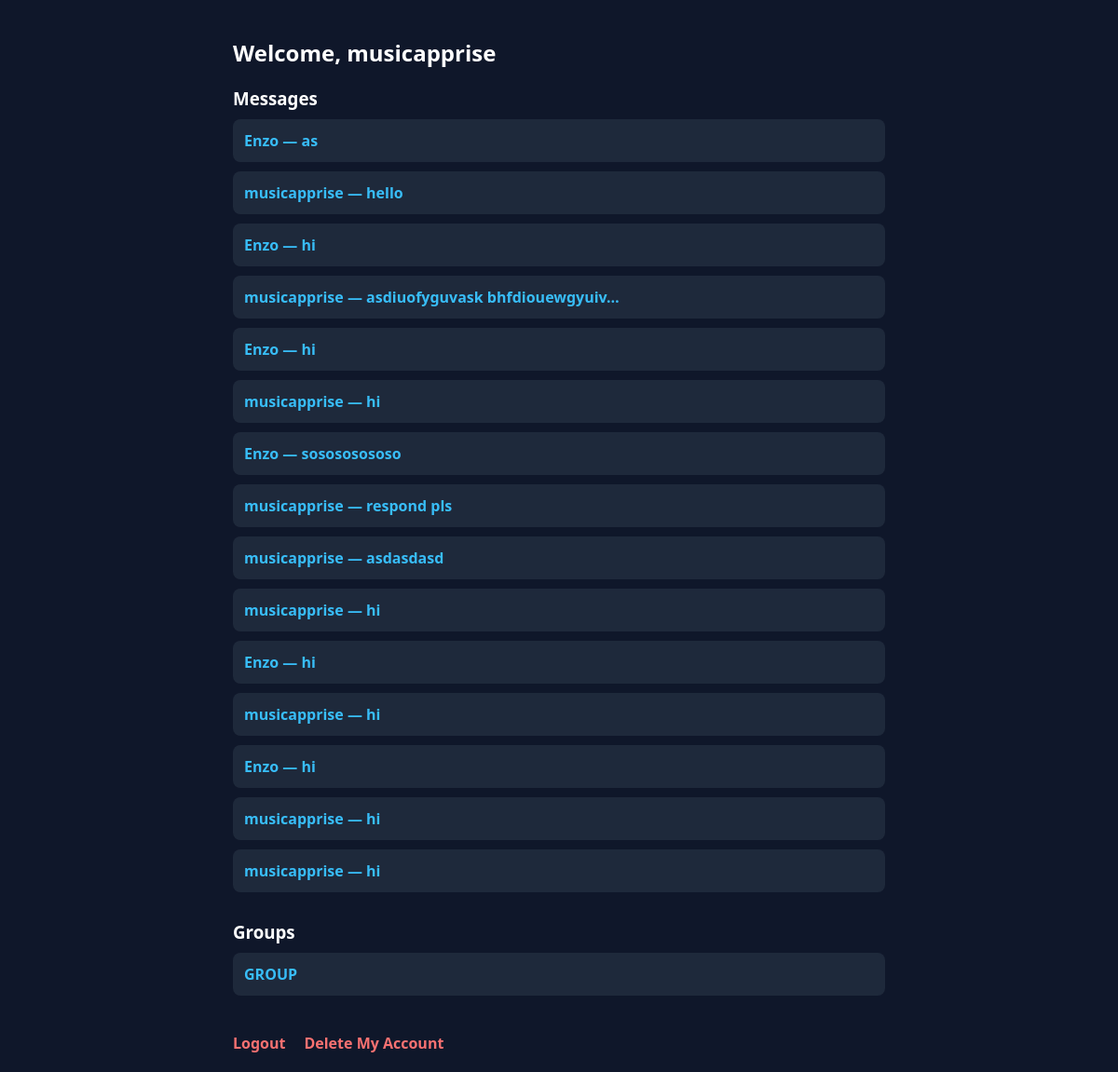
/ (signed in), run on the app's committed database.
### chat/models.py (models this page shows, shortened)
class Message(models.Model):
    sender = models.ForeignKey(User, on_delete=models.CASCADE, related_name="sent_messages")
    receiver = models.ForeignKey(User, on_delete=models.CASCADE, related_name="received_messages")
    text = models.TextField()
    timestamp = models.DateTimeField(auto_now_add=True)

class Group(models.Model):
    name = models.CharField(max_length=100)
    members = models.ManyToManyField(User, related_name="chat_groups")

### chat/views.py (the view)
# urls.py: path("", views.inbox, name="inbox"),
@login_required
def inbox(request):
    messages = Message.objects.filter(receiver=request.user) | Message.objects.filter(sender=request.user)
    groups = request.user.chat_groups.all()
    return render(request, "inbox.html", {
        "messages": messages.order_by("-timestamp"),
        "groups": groups,
    })

### chat/templates/inbox.html (shortened to what this page needs)
<!DOCTYPE html>
<html>
<head>
</head>
<body>
    <div class="container">
        <h2>Welcome, {{ request.user.username }}</h2>
        <div class="section">
            <h3>Messages</h3>
            {% for message in messages %}
                <div class="entry">
                    <a href="{% url 'chatroom' message.sender.username %}">
                        {{ message.sender.username }} — {{ message.text|truncatechars:30 }}
                    </a>
                </div>
            {% empty %}
                <p class="empty">No messages yet.</p>
            {% endfor %}
        </div>
        <div class="section">
            <h3>Groups</h3>
            {% for group in groups %}
                <div class="entry">
                    <a href="{% url 'group_chatroom' group.id %}">{{ group.name }}</a>
                </div>
            {% empty %}
                <p class="empty">No groups yet.</p>
            {% endfor %}
        </div>
        <div class="actions">
            <a href="{% url 'logout' %}">Logout</a>
            <a href="{% url 'delete_user' request.user.id %}"
               onclick="return confirm('Are you sure you want to delete your account?');">
               Delete My Account
            </a>
        </div>
    </div>
</body>
</html>

### chat/templates/inbox.html (style rules this page uses)
body { font-family: system-ui, sans-serif; background: #0f172a; color: #fff; margin: 0; padding: 0; }
.container { max-width: 700px; margin: 0 auto; padding: 20px; }
h2 { margin-bottom: 20px; }
.section { margin-bottom: 30px; }
.section h3 { margin-bottom: 10px; }
.entry { background: #1e293b; padding: 12px; border-radius: 8px; margin-bottom: 10px; }
.entry a { color: #38bdf8; text-decoration: none; font-weight: 600; }
.actions { margin-top: 40px; display: flex; gap: 20px; }
.actions a { color: #f87171; text-decoration: none; font-weight: bold; }

### data on the page
Message: sender.username "Enzo", text "as"
Message: sender.username "musicapprise", text "hello"
Message: sender.username "Enzo", text "hi"
Message: sender.username "musicapprise", text "asdiuofyguvask bhfdiouewgyuiv…"
Message: sender.username "Enzo", text "hi"
Message: sender.username "musicapprise", text "hi"
Message: sender.username "Enzo", text "sosososososo"
Message: sender.username "musicapprise", text "respond pls"
Message: sender.username "musicapprise", text "asdasdasd"
Message: sender.username "musicapprise", text "hi"
Message: sender.username "Enzo", text "hi"
Message: sender.username "musicapprise", text "hi"
Message: sender.username "Enzo", text "hi"
Message: sender.username "musicapprise", text "hi"
Message: sender.username "musicapprise", text "hi"
Group: name "GROUP"

### other printed values
{{ request.user.username }} "musicapprise"
